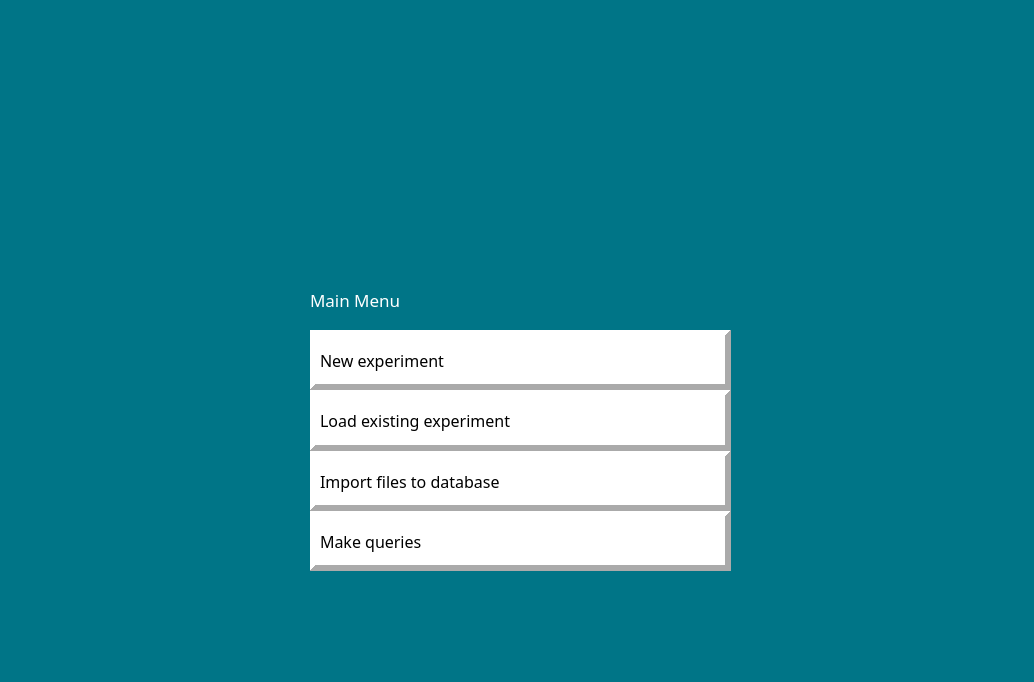
<?xml version="1.0" encoding="UTF-8"?>
<ui version="4.0">
 <class>MainWindow</class>
 <widget class="QMainWindow" name="MainWindow">
  <property name="geometry">
   <rect>
    <x>0</x>
    <y>0</y>
    <width>1034</width>
    <height>682</height>
   </rect>
  </property>
  <property name="windowTitle">
   <string>MainWindow</string>
  </property>
  <property name="styleSheet">
   <string notr="true">background-color: rgb(0, 117, 135);</string>
  </property>
  <widget class="QWidget" name="centralwidget">
   <widget class="QWidget" name="layoutWidget">
    <property name="geometry">
     <rect>
      <x>310</x>
      <y>270</y>
      <width>421</width>
      <height>301</height>
     </rect>
    </property>
    <property name="font">
     <font>
      <family>Small Fonts</family>
      <pointsize>12</pointsize>
      <weight>50</weight>
      <italic>false</italic>
      <bold>false</bold>
     </font>
    </property>
    <layout class="QVBoxLayout" name="verticalLayout">
     <property name="spacing">
      <number>0</number>
     </property>
     <item>
      <widget class="QLabel" name="mainmenu_lbl">
       <property name="font">
        <font>
         <family>Small Fonts</family>
         <pointsize>13</pointsize>
        </font>
       </property>
       <property name="styleSheet">
        <string notr="true">color: rgb(255, 255, 255);</string>
       </property>
       <property name="frameShape">
        <enum>QFrame::NoFrame</enum>
       </property>
       <property name="frameShadow">
        <enum>QFrame::Plain</enum>
       </property>
       <property name="lineWidth">
        <number>0</number>
       </property>
       <property name="text">
        <string>Main Menu</string>
       </property>
       <property name="margin">
        <number>1</number>
       </property>
      </widget>
     </item>
     <item>
      <widget class="QLabel" name="new_lbl">
       <property name="font">
        <font>
         <family>8514oem</family>
         <pointsize>12</pointsize>
         <weight>50</weight>
         <italic>false</italic>
         <bold>false</bold>
        </font>
       </property>
       <property name="autoFillBackground">
        <bool>false</bool>
       </property>
       <property name="styleSheet">
        <string notr="true">background-color: rgb(255, 255, 255);</string>
       </property>
       <property name="frameShape">
        <enum>QFrame::Panel</enum>
       </property>
       <property name="frameShadow">
        <enum>QFrame::Raised</enum>
       </property>
       <property name="lineWidth">
        <number>6</number>
       </property>
       <property name="text">
        <string>New experiment</string>
       </property>
       <property name="alignment">
        <set>Qt::AlignLeading|Qt::AlignLeft|Qt::AlignVCenter</set>
       </property>
      </widget>
     </item>
     <item>
      <widget class="QLabel" name="load_lbl">
       <property name="font">
        <font>
         <family>8514oem</family>
         <pointsize>12</pointsize>
         <weight>50</weight>
         <italic>false</italic>
         <bold>false</bold>
        </font>
       </property>
       <property name="autoFillBackground">
        <bool>false</bool>
       </property>
       <property name="styleSheet">
        <string notr="true">background-color: rgb(255, 255, 255);</string>
       </property>
       <property name="frameShape">
        <enum>QFrame::Panel</enum>
       </property>
       <property name="frameShadow">
        <enum>QFrame::Raised</enum>
       </property>
       <property name="lineWidth">
        <number>6</number>
       </property>
       <property name="text">
        <string>Load existing experiment</string>
       </property>
       <property name="alignment">
        <set>Qt::AlignLeading|Qt::AlignLeft|Qt::AlignVCenter</set>
       </property>
      </widget>
     </item>
     <item>
      <widget class="QLabel" name="import_lbl">
       <property name="font">
        <font>
         <family>8514oem</family>
         <pointsize>12</pointsize>
         <weight>50</weight>
         <italic>false</italic>
         <bold>false</bold>
        </font>
       </property>
       <property name="autoFillBackground">
        <bool>false</bool>
       </property>
       <property name="styleSheet">
        <string notr="true">background-color: rgb(255, 255, 255);</string>
       </property>
       <property name="frameShape">
        <enum>QFrame::Panel</enum>
       </property>
       <property name="frameShadow">
        <enum>QFrame::Raised</enum>
       </property>
       <property name="lineWidth">
        <number>6</number>
       </property>
       <property name="text">
        <string>Import files to database</string>
       </property>
       <property name="alignment">
        <set>Qt::AlignLeading|Qt::AlignLeft|Qt::AlignVCenter</set>
       </property>
      </widget>
     </item>
     <item>
      <widget class="QLabel" name="query_lbl">
       <property name="font">
        <font>
         <family>8514oem</family>
         <pointsize>12</pointsize>
         <weight>50</weight>
         <italic>false</italic>
         <bold>false</bold>
        </font>
       </property>
       <property name="autoFillBackground">
        <bool>false</bool>
       </property>
       <property name="styleSheet">
        <string notr="true">background-color: rgb(255, 255, 255);</string>
       </property>
       <property name="frameShape">
        <enum>QFrame::Panel</enum>
       </property>
       <property name="frameShadow">
        <enum>QFrame::Raised</enum>
       </property>
       <property name="lineWidth">
        <number>6</number>
       </property>
       <property name="text">
        <string>Make queries</string>
       </property>
       <property name="alignment">
        <set>Qt::AlignLeading|Qt::AlignLeft|Qt::AlignVCenter</set>
       </property>
      </widget>
     </item>
    </layout>
   </widget>
   <widget class="QLabel" name="label">
    <property name="geometry">
     <rect>
      <x>340</x>
      <y>100</y>
      <width>361</width>
      <height>131</height>
     </rect>
    </property>
    <property name="autoFillBackground">
     <bool>false</bool>
    </property>
    <property name="frameShape">
     <enum>QFrame::NoFrame</enum>
    </property>
    <property name="text">
     <string/>
    </property>
    <property name="pixmap">
     <pixmap>../resources/specdata_logo.png</pixmap>
    </property>
    <property name="scaledContents">
     <bool>true</bool>
    </property>
   </widget>
  </widget>
  <widget class="QStatusBar" name="statusbar"/>
 </widget>
 <resources/>
 <connections/>
</ui>
